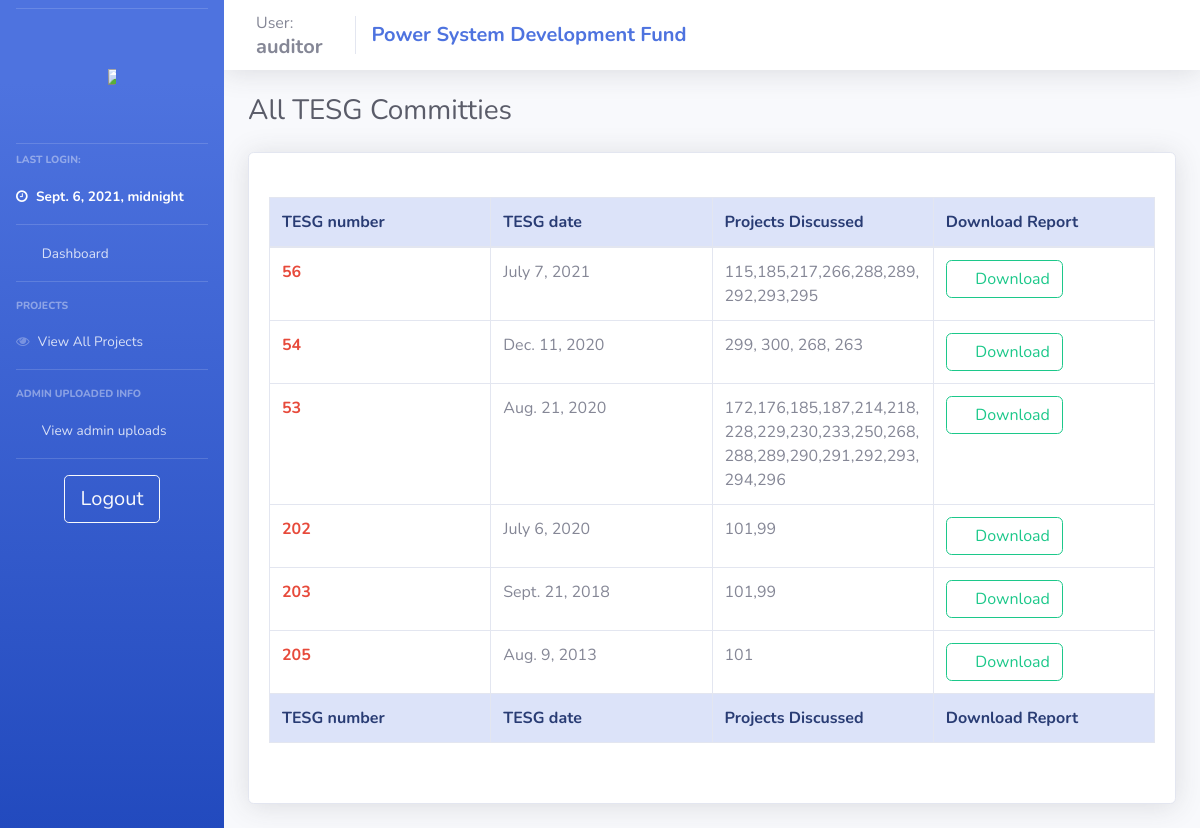
Screenshot of /auditor_view_TESGs/ (signed in) with the database file from the repository.
### psdf_main/models.py (models this page shows)
class users(models.Model):
    username = models.CharField(max_length=200, null = False, unique = True)
    password = models.CharField(max_length=200, null = True)
    nodal = models.CharField(max_length=200, null = True)
    region = models.CharField(max_length=20, null = True)
    email = models.TextField(max_length=50, null=True)
    utilname = models.CharField(max_length=400, null = True)
    contact = models.CharField(max_length=10, null = True)
    address = models.CharField(max_length=500, null = True)
    reqdate = models.DateField(auto_now_add=True,null = True)
    aprdate = models.DateField( null = True)
    lastlogin = models.DateTimeField(null = True)
    admin = models.BooleanField(default=False)
    auditor = models.BooleanField(default=False)
    active = models.BooleanField(default=False)
    activate = models.BooleanField(default=False)
    notification = models.TextField(null=True)
    tpd = models.TextField(null=True)

class TESG_admin(models.Model):
    TESG_no = models.IntegerField(null=False, unique=True)
    filepath = models.TextField(null=True)
    TESG_date = models.DateField(null = True)
    projects = models.TextField(null=True)

### psdf_main/auditor_control.py (the view)
# urls.py: path('auditor_view_TESGs/', views.auditor_view_TESGs, name="auditor_view_TESGs"),
def auditor_view_TESGs(request):
    if auditoronline(request):
        context = full_auditor_context(request)
        context['tesgs'] = TESG_admin.objects.all()
        context['adt'] = '1'
        return render(request, 'psdf_main/_auditor_view_tesgs.html', context)
    else:
        return oops(request)

### psdf_main/helpers.py (called while the page is built)
def auditoronline(request):
    if (request.session.has_key('auditor')):
        return True
    else:
        return False

def full_auditor_context(request):
    if auditoronline(request):
        context = {'user':userDetails('auditor')}
        context['pending_projects'] = temp_projects.objects.all()
        context['all_projs'] = projects.objects.all()
        context['tesgs'] = TESG_admin.objects.all()
        context['apprs'] = Appraisal_admin.objects.all()
        context['monis'] = Monitoring_admin.objects.all()
        return context
    else:
        return {}

### psdf_main/templates/psdf_main/_auditor_view_tesgs.html (shortened to what this page needs)
{% extends 'psdf_main/includes/auditor_layout.html'%} {% load static %} {% block body %}
<div class="d-sm-flex align-items-center justify-content-between mb-4">
    <h1 class="h3 mb-0 text-gray-800">All TESG Committies</h1>
</div>
<div class="row">
    <div class="col-lg-12">
        <div class="card shadow mb-4">
            <div class="card-body">
                <br>
                <div class="table-responsive">
                    <table class="table table-bordered" id="dataTable" width="100%" cellspacing="0" style="table-layout: fixed;
                    width: 100%;">
                        <thead class="alert-primary">
                            <tr>
                                <th>TESG number</th>
                                <th>TESG date</th>
                                <th>Projects Discussed</th>
                                <th>Download Report</th>
                            </tr>
                        </thead>
                        <tfoot class="alert-primary">
                            <tr>
                                <th>TESG number</th>
                                <th>TESG date</th>
                                <th>Projects Discussed</th>
                                <th>Download Report</th>
                            </tr>
                        </tfoot>
                        <tbody>
                            {% if not tesgs %}
                            <tr>
                                <td>Not Available</td>
                                <td>Not Available</td>
                                <td>Not Available</td>
                                <td>Not Available</td>
                            </tr>
                            {% else %} {% for tesg in tesgs %}
                            <tr>
                                <td class="font-weight-bold text-danger">{{tesg.TESG_no}}</td>
                                <td>{{tesg.TESG_date}}</td>
                                <td>{{tesg.projects}}</td>
                                <td><a class="btn btn-outline-success" href="/download_tesg_report/{{tesg.id}}"><i class="fas fa-download"></i> Download </a></td>
                            </tr>
                            {% endfor %} {% endif %}
                        </tbody>
                    </table><br>
                </div>
            </div>
        </div>
    </div>
</div>
{% endblock %}

### psdf_main/templates/psdf_main/includes/auditor_layout.html (shortened to what this page needs)
{% load static %}
<!DOCTYPE html>
<html>
<head>
    <link rel="stylesheet" href="{% static '/css/base.css' %}" type="text/css">
    <link href="{% static 'css/sb-admin-2.min.css' %}" rel="stylesheet" type="text/css">
    <link href="{% static 'vendor1/fontawesome-free/css/all.css' %}" rel="stylesheet" type="text/css">
    <link rel="stylesheet" href="https://cdnjs.cloudflare.com/ajax/libs/font-awesome/4.7.0/css/font-awesome.min.css">
</head>
<body id="page-top">
    <div id="wrapper">
        {% include 'psdf_main/includes/_auditor_navbar.html'%}
        <div id="content-wrapper" class="d-flex flex-column">
            <nav class="navbar navbar-expand navbar-light bg-white topbar mb-4 static-top shadow">
                <div class="sidebar-brand-text mx-3">User:
                    <h5 class="m-0 font-weight-bold">{{user.username}}</h5>
                </div>
                <div class="navbar-brand">
                    <h5 class="m-0 font-weight-bold text-primary">Power System Development Fund</h5>
                </div>
            </nav>
            <div id="content">
                <div class="container-fluid">
                    {% block body %} {% endblock %}
                </div>
            </div>
        </div>
    </div>
</body>
</html>

### psdf_main/templates/psdf_main/includes/_auditor_navbar.html (shortened to what this page needs)
{% load static %}
<ul class="navbar-nav bg-gradient-primary sidebar sidebar-dark accordion" id="accordionSidebar">
    <hr class="sidebar-divider my-2"><br>
    <a class="sidebar-brand d-flex align-items-center justify-content-center" href="{% url '' %}">
        <div class="">
            <img src="{% static 'images/posocologo.png' %}" style="max-width:50%; max-height:50%;">
        </div>
    </a>
    <br>
    <hr class="sidebar-divider my-2">
    <div class="sidebar-heading">
        Last Login:
    </div>
    <li class="nav-item active">
        <a class="nav-link" href="/">
            <i class="fa fa-clock-o"></i>
            <span>{{user.lastlogin}}</span></a>
    </li>
    <hr class="sidebar-divider my-0">
    <li class="nav-item">
        <a class="nav-link" href="/">
            <i class="fas fa-fw fa-tachometer-alt"></i>
            <span>Dashboard</span></a>
    </li>
    <hr class="sidebar-divider d-none d-md-block">
    <div class="sidebar-heading">
        Projects
    </div>
    <li class="nav-item">
        <a class="nav-link" href="{% url 'auditor_view_projects' %}">
            <i class="fa fa-eye"></i>
            <span>View All Projects</span></a>
    </li>
    <hr class="sidebar-divider d-none d-md-block">
    <div class="sidebar-heading">
        Admin uploaded info
    </div>
    <li class="nav-item">
        <a class="nav-link collapsed" href="#" data-toggle="collapse" data-target="#collapsePages" aria-expanded="true" aria-controls="collapsePages">
            <i class="fas fa-fw fa-folder"></i>
            <span>View admin uploads</span>
        </a>
    </li>
    <hr class="sidebar-divider d-none d-md-block">
    <div class="text-center d-none d-md-inline">
        <a class="btn btn-lg btn-outline-light btn-wrap-text" href="{% url 'logout' %}"> Logout</a>
    </div>
</ul>

### static/css/base.css (style rules this page uses)
nav .navbar-nav .nav-link, nav .navbar-brand { color: #000; }
.table-responsive { max-height: 80%; }
.btn-wrap-text { overflow: hidden; white-space: nowrap; display: inline-block; text-overflow: ellipsis; }

### rows the page displays
users: lastlogin "Sept. 6, 2021, midnight", username "auditor"
TESG_admin: TESG_no "56", TESG_date "July 7, 2021", projects "115,185,217,266,288,289,292,293,295"
TESG_admin: TESG_no "54", TESG_date "Dec. 11, 2020", projects "299, 300, 268, 263"
TESG_admin: TESG_no "53", TESG_date "Aug. 21, 2020", projects "172,176,185,187,214,218,228,229,230,233,250,268,288,289,290,291,292,293,294,296"
TESG_admin: TESG_no "202", TESG_date "July 6, 2020", projects "101,99"
TESG_admin: TESG_no "203", TESG_date "Sept. 21, 2018", projects "101,99"
TESG_admin: TESG_no "205", TESG_date "Aug. 9, 2013", projects "101"
